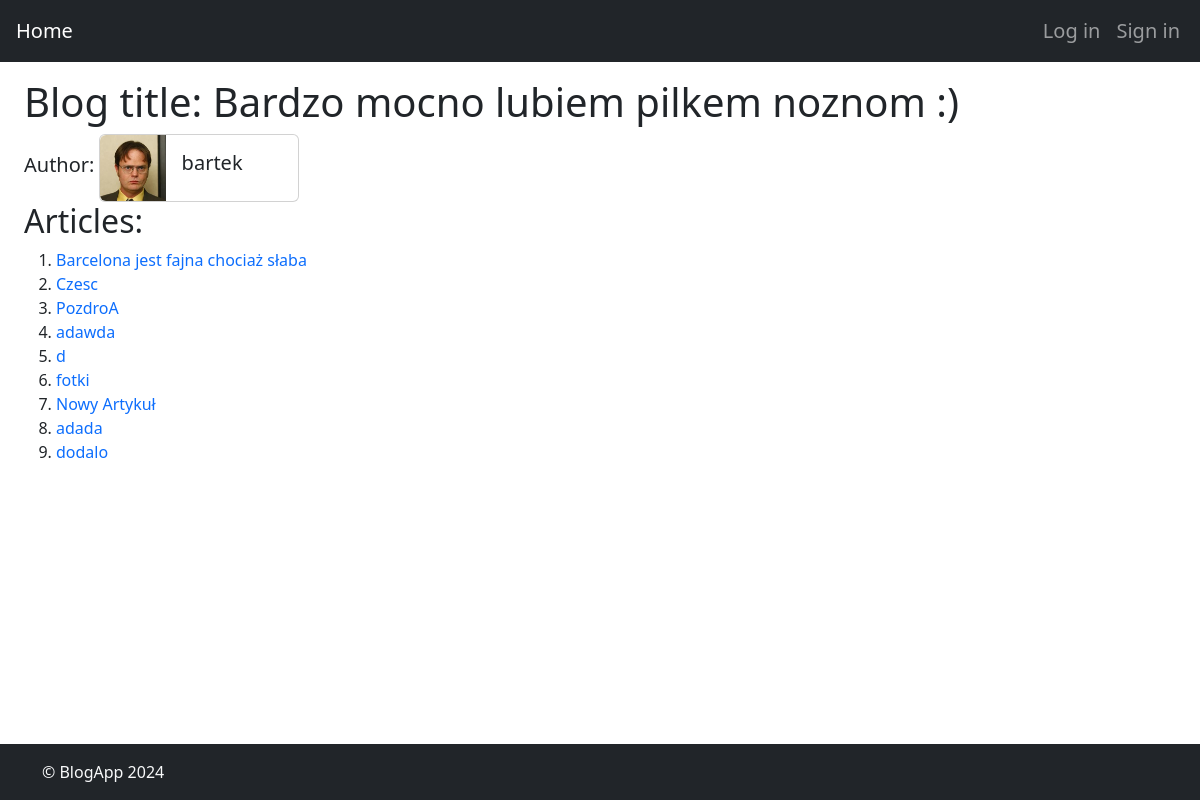
Screenshot of /blogs/1/ with the database file from the repository.
### blogApp/models.py (models this page shows, shortened)
class Blog(models.Model):
    title = models.CharField(max_length=100)
    author = models.ForeignKey(CustomUser, on_delete=models.CASCADE)

class CustomUser(AbstractUser):
    avatar = models.ImageField(upload_to='avatars/', blank=True, null=True)
    isAdmin = models.BooleanField(default=False)

class Article(models.Model):
    title = models.CharField(max_length=100)
    content = models.CharField(max_length=2000)
    public = models.BooleanField(default=False)
    password = models.CharField(max_length=100, blank=True)
    date = models.CharField(max_length=100)
    location = models.CharField(max_length=100)
    blog = models.ForeignKey(Blog, on_delete=models.CASCADE)
    images = models.ManyToManyField('ArticleImage', related_name='articles', blank=True)

### blogApp/views.py (the view)
# urls.py: path('blogs/<int:blog_id>/', views.blog_detail, name='blog_detail'),
def blog_detail(request, blog_id):
    blog = get_object_or_404(Blog, pk=blog_id)
    logger.info(f'Displaying details of a blog {blog_id}')
    articles = Article.objects.filter(blog=blog)
    author_avatar = blog.author.avatar  # Pobieramy avatar autora bloga
    return render(request, 'blogs/blog_detail.html', {'blog': blog, 'articles': articles, 'author_avatar': author_avatar})

### blogApp/templates/blogs/blog_detail.html (shortened to what this page needs)
{% extends 'base.html' %}
{% block content %}
<div class="ms-2 mt-2">
    <div class="d-flex align-items-center w-100">
        <h1 class="text-center">Blog title: {{ blog.title }}</h1>
    </div>
    <h5 class="d-inline">Author:</h2>
        <div class="card d-inline-block" style="max-width: 200px; min-width: 150px;">
            <div class="row g-0">
                {% if author_avatar %}
                <div class="col-md-4">
                    <img src="{{ author_avatar.url }}" class="img-fluid rounded-start h-100" alt="User avatar">
                </div>
                {% endif %}
                <div class="col-md-8">
                    <div class="card-body">
                        <h5 class="card-text">{{ blog.author.username }}</h5>
                    </div>
                </div>
            </div>
        </div>
        <h2>Articles:</h2>
        <ol>
            {% for article in articles %}
            <li><a href="{% url 'article_detail' blog_id=blog.id article_id=article.id %}">{{ article.title }}</a></li>
            {% endfor %}
        </ol>
</div>
{% endblock %}

### blogApp/static/styles.css (style rules this page uses)
a { text-decoration: none; }

### rows the page displays
Blog: title "Bardzo mocno lubiem pilkem noznom :)", author.username "bartek"
Article: title "Barcelona jest fajna chociaż słaba"
Article: title "Czesc"
Article: title "PozdroA"
Article: title "adawda"
Article: title "d"
Article: title "fotki"
Article: title "Nowy Artykuł"
Article: title "adada"
Article: title "dodalo"
